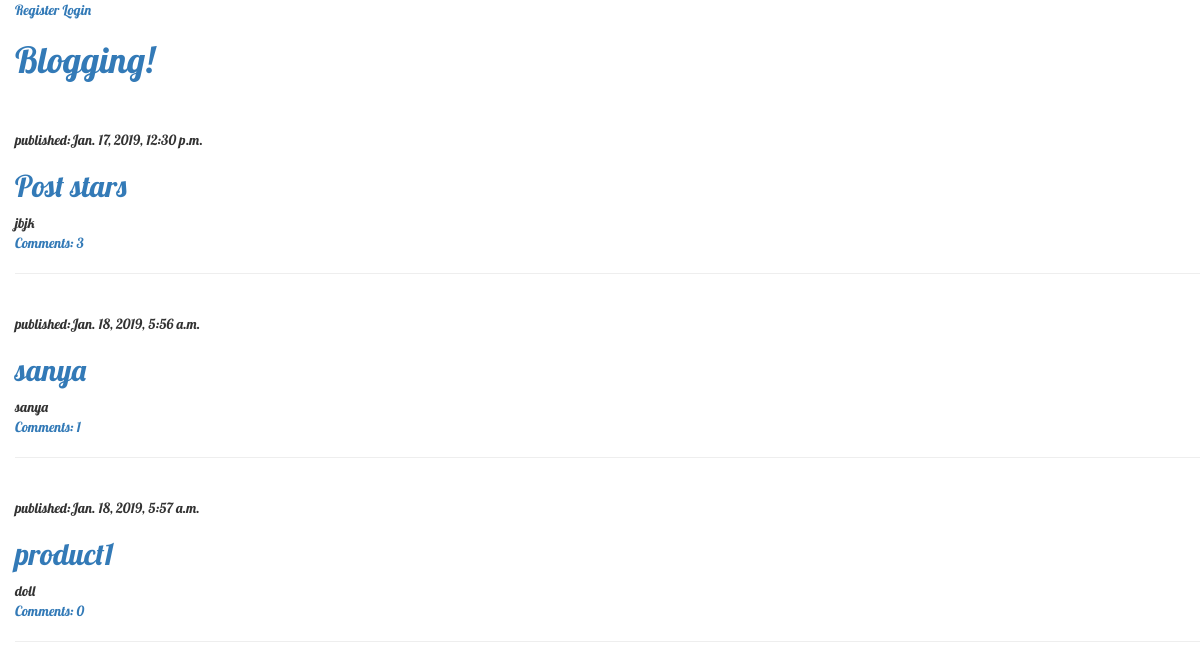
The page / on the database its author committed.
### blog/models.py (models this page shows, shortened)
class Post(models.Model):
    author= models.ForeignKey(settings.AUTH_USER_MODEL,on_delete=models.CASCADE)
    title= models.CharField(max_length=200)
    descrip= models.TextField()
    created_date= models.DateTimeField(default=timezone.now)
    published= models.BooleanField(default=False)

### blog/views.py (the view)
# urls.py: path('',views.post_list,name='post_list'),
def post_list(request):
    posts = Post.objects.filter(created_date__lte=timezone.now(),published=True).order_by('created_date')
    return render(request,'blog/post_list.html',{'posts':posts})

### blog/templates/blog/post_list.html
{% extends 'blog/base.html' %}
{% block body %}
{% for post in posts %}
<div class="post">
  published:{{post.created_date}}
  <h2><a href="{% url 'post_detail' pk=post.pk %}">{{post.title}}</a></h2>
  {{post.descrip}}<br/>
  <a href="{% url 'post_detail' pk=post.pk %}">Comments: {{ post.comments.count }}</a>
  <hr><br/>
</div>
{% endfor %}
{% endblock %}

### blog/templates/blog/base.html (shortened to what this page needs)
{% load static %}
<html>
<head>
  <link rel="stylesheet" href="//maxcdn.bootstrapcdn.com/bootstrap/3.2.0/css/bootstrap.min.css">
  <link rel="stylesheet" href="//maxcdn.bootstrapcdn.com/bootstrap/3.2.0/css/bootstrap-theme.min.css">
  <link rel="stylesheet" href="{% static 'css/blog.css' %}">
</head>
<body>
  <div class="page_header">
    {% if user.is_authenticated %}
    <a href="{% url 'post_new' %}" class="top-menu"><span class="glyphicon glyphicon-plus"></span></a>
    <a href="{% url 'post_draft' %}">Drafts</a>
    <p class="top-menu">Hello {{ user.username }} <small>(<a href="{% url 'logout' %}">Log out</a>)</small></p>
    {% else %}
    <a href="{% url 'register' %}">Register</a>
    <a href="{% url 'login' %}">Login</a>
    {% endif %}
    <h1><a href="{% url 'post_list' %}"> Blogging! </a></h1><br/><br/>
  </div>
{% block body %}
{% endblock %}
</body>
</html>

### blog/static/css/blog.css (style rules this page uses)
.page_header { color: #0000ff; font-family: Lobster; }
.post { font-family: Lobster; }
body { margin-left: 15px; }

### rows shown on the page
Post: created_date "Jan. 17, 2019, 12:30 p.m.", title "Post stars", descrip "jbjk", comments.count "3"
Post: created_date "Jan. 18, 2019, 5:56 a.m.", title "sanya", descrip "sanya", comments.count "1"
Post: created_date "Jan. 18, 2019, 5:57 a.m.", title "product1", descrip "doll", comments.count "0"
